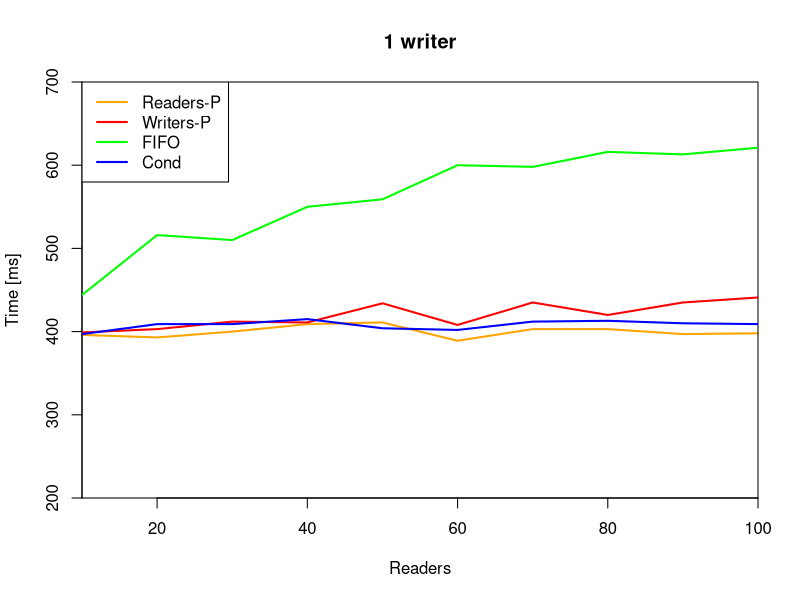
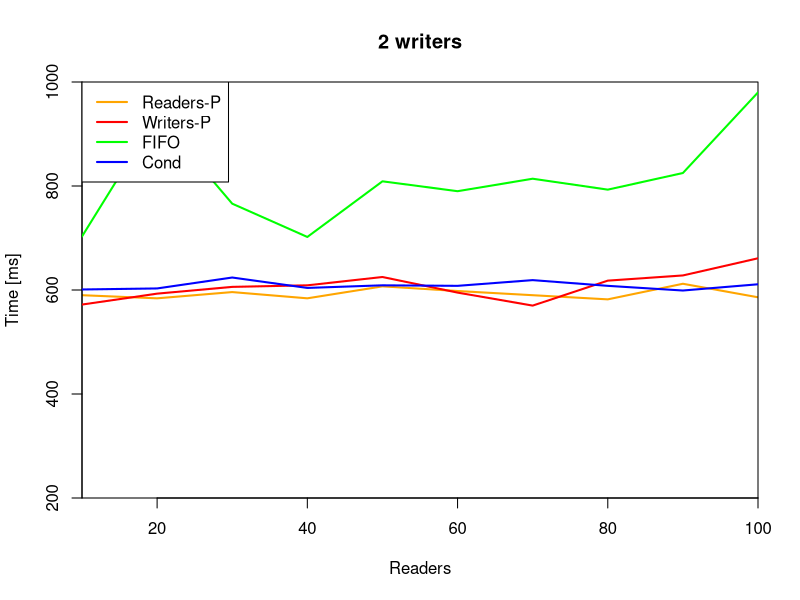
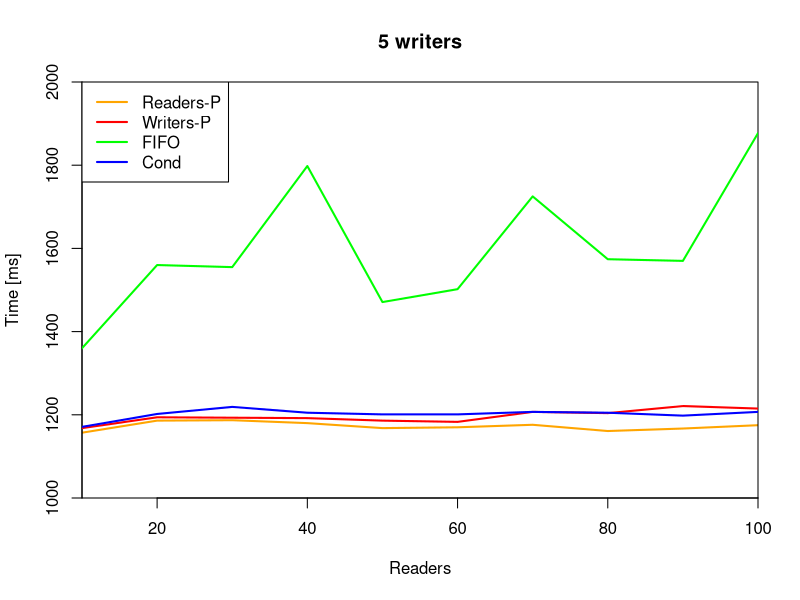
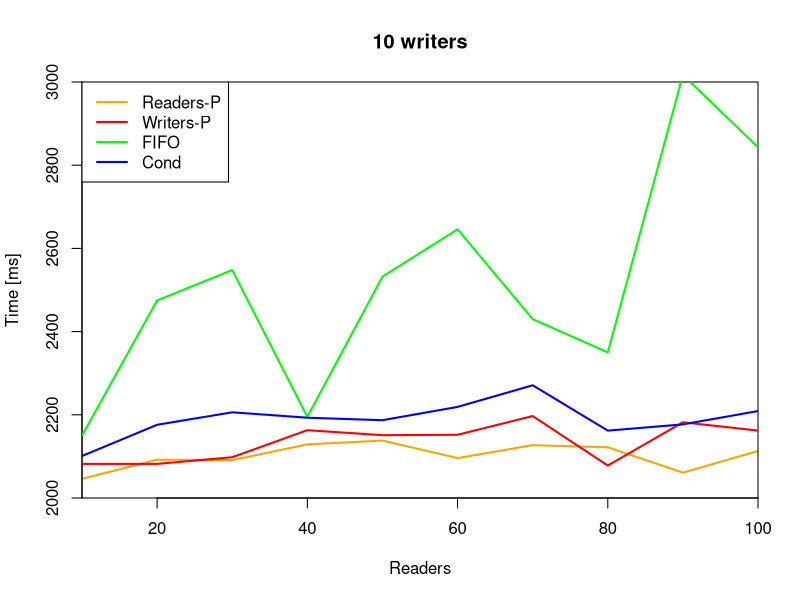

Here is the R script that generated these plots, in order:
## ---- chunk 1
data <- read.table("1_writers.txt", header=T)
plot(data$nReaders, data$RWSRP, type="l", main="1 writer", 
    ylim=c(200, 700), xaxs="i", yaxs="i", col="orange", 
    lwd=2, xlab="Readers", ylab="Time [ms]")
lines(data$nReaders, data$RWSWP, lwd=2, col="red")
lines(data$nReaders, data$RWSQ, lwd=2, col="green")
lines(data$nReaders, data$RWC, lwd=2, col="blue")
legend("topleft", legend=c("Readers-P","Writers-P", "FIFO", "Cond"), 
    lwd=c(2,2,2,2), col=c("orange","red","green","blue"))
## ---- chunk 2
data <- read.table("2_writers.txt", header=T)
plot(data$nReaders, data$RWSRP, type="l", main="2 writers", 
    ylim=c(200, 1000), xaxs="i", yaxs="i", col="orange", 
    lwd=2, xlab="Readers", ylab="Time [ms]")
lines(data$nReaders, data$RWSWP, lwd=2, col="red")
lines(data$nReaders, data$RWSQ, lwd=2, col="green")
lines(data$nReaders, data$RWC, lwd=2, col="blue")
legend("topleft", legend=c("Readers-P","Writers-P", "FIFO", "Cond"), 
    lwd=c(2,2,2,2), col=c("orange","red","green","blue"))
## ---- chunk 3
data <- read.table("5_writers.txt", header=T)
plot(data$nReaders, data$RWSRP, type="l", main="5 writers", 
    ylim=c(1000, 2000), xaxs="i", yaxs="i", col="orange", 
    lwd=2, xlab="Readers", ylab="Time [ms]")
lines(data$nReaders, data$RWSWP, lwd=2, col="red")
lines(data$nReaders, data$RWSQ, lwd=2, col="green")
lines(data$nReaders, data$RWC, lwd=2, col="blue")
legend("topleft", legend=c("Readers-P","Writers-P", "FIFO", "Cond"), 
    lwd=c(2,2,2,2), col=c("orange","red","green","blue"))
## ---- chunk 4
data <- read.table("10_writers.txt", header=T)
plot(data$nReaders, data$RWSRP, type="l", main="10 writers", 
    ylim=c(2000, 3000), xaxs="i", yaxs="i", col="orange", 
    lwd=2, xlab="Readers", ylab="Time [ms]")
lines(data$nReaders, data$RWSWP, lwd=2, col="red")
lines(data$nReaders, data$RWSQ, lwd=2, col="green")
lines(data$nReaders, data$RWC, lwd=2, col="blue")
legend("topleft", legend=c("Readers-P","Writers-P", "FIFO", "Cond"), 
    lwd=c(2,2,2,2), col=c("orange","red","green","blue"))
